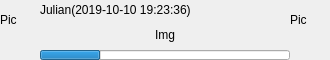
<?xml version="1.0" encoding="UTF-8"?>
<ui version="4.0">
 <class>ImageMessage</class>
 <widget class="QWidget" name="ImageMessage">
  <property name="geometry">
   <rect>
    <x>0</x>
    <y>0</y>
    <width>330</width>
    <height>60</height>
   </rect>
  </property>
  <property name="windowTitle">
   <string>Form</string>
  </property>
  <layout class="QGridLayout" name="gridLayout">
   <property name="leftMargin">
    <number>0</number>
   </property>
   <property name="topMargin">
    <number>0</number>
   </property>
   <property name="rightMargin">
    <number>0</number>
   </property>
   <property name="bottomMargin">
    <number>0</number>
   </property>
   <property name="spacing">
    <number>0</number>
   </property>
   <item row="0" column="0">
    <widget class="QLabel" name="label">
     <property name="minimumSize">
      <size>
       <width>40</width>
       <height>40</height>
      </size>
     </property>
     <property name="maximumSize">
      <size>
       <width>40</width>
       <height>40</height>
      </size>
     </property>
     <property name="text">
      <string>Pic</string>
     </property>
    </widget>
   </item>
   <item row="0" column="1" rowspan="2">
    <layout class="QVBoxLayout" name="verticalLayout">
     <item>
      <widget class="QLabel" name="label_5">
       <property name="maximumSize">
        <size>
         <width>16777215</width>
         <height>20</height>
        </size>
       </property>
       <property name="text">
        <string>Julian(2019-10-10 19:23:36)</string>
       </property>
      </widget>
     </item>
     <item>
      <widget class="QLabel" name="label_4">
       <property name="text">
        <string>Img</string>
       </property>
       <property name="alignment">
        <set>Qt::AlignCenter</set>
       </property>
      </widget>
     </item>
     <item>
      <widget class="QProgressBar" name="progressBar">
       <property name="maximumSize">
        <size>
         <width>16777215</width>
         <height>10</height>
        </size>
       </property>
       <property name="value">
        <number>24</number>
       </property>
       <property name="textVisible">
        <bool>false</bool>
       </property>
      </widget>
     </item>
    </layout>
   </item>
   <item row="0" column="2">
    <widget class="QLabel" name="label_2">
     <property name="minimumSize">
      <size>
       <width>40</width>
       <height>40</height>
      </size>
     </property>
     <property name="maximumSize">
      <size>
       <width>40</width>
       <height>40</height>
      </size>
     </property>
     <property name="text">
      <string>Pic</string>
     </property>
    </widget>
   </item>
   <item row="1" column="0">
    <spacer name="verticalSpacer">
     <property name="orientation">
      <enum>Qt::Vertical</enum>
     </property>
     <property name="sizeHint" stdset="0">
      <size>
       <width>20</width>
       <height>17</height>
      </size>
     </property>
    </spacer>
   </item>
   <item row="1" column="2">
    <spacer name="verticalSpacer_2">
     <property name="orientation">
      <enum>Qt::Vertical</enum>
     </property>
     <property name="sizeHint" stdset="0">
      <size>
       <width>20</width>
       <height>17</height>
      </size>
     </property>
    </spacer>
   </item>
  </layout>
 </widget>
 <resources/>
 <connections/>
</ui>
